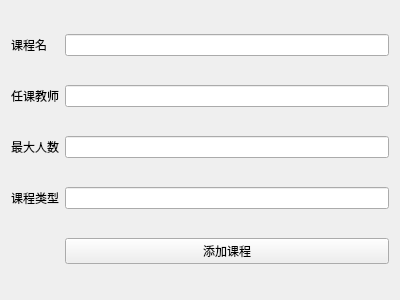
<?xml version="1.0" encoding="UTF-8"?>
<ui version="4.0">
 <class>AddCourseWidgetClass</class>
 <widget class="QWidget" name="AddCourseWidgetClass">
  <property name="geometry">
   <rect>
    <x>0</x>
    <y>0</y>
    <width>400</width>
    <height>300</height>
   </rect>
  </property>
  <property name="windowTitle">
   <string>Form</string>
  </property>
  <layout class="QGridLayout" name="gridLayout">
   <item row="1" column="0">
    <widget class="QLabel" name="label_3">
     <property name="text">
      <string>任课教师</string>
     </property>
     <property name="buddy">
      <cstring>lineEdit_3</cstring>
     </property>
    </widget>
   </item>
   <item row="3" column="1">
    <widget class="QLineEdit" name="lineEdit_5"/>
   </item>
   <item row="4" column="1">
    <widget class="QPushButton" name="pushButton">
     <property name="text">
      <string>添加课程</string>
     </property>
    </widget>
   </item>
   <item row="0" column="0">
    <widget class="QLabel" name="label_2">
     <property name="text">
      <string>课程名</string>
     </property>
     <property name="buddy">
      <cstring>lineEdit_2</cstring>
     </property>
    </widget>
   </item>
   <item row="2" column="0">
    <widget class="QLabel" name="label_4">
     <property name="text">
      <string>最大人数</string>
     </property>
     <property name="buddy">
      <cstring>lineEdit_4</cstring>
     </property>
    </widget>
   </item>
   <item row="1" column="1">
    <widget class="QLineEdit" name="lineEdit_3"/>
   </item>
   <item row="3" column="0">
    <widget class="QLabel" name="label_5">
     <property name="text">
      <string>课程类型</string>
     </property>
     <property name="buddy">
      <cstring>lineEdit_5</cstring>
     </property>
    </widget>
   </item>
   <item row="2" column="1">
    <widget class="QLineEdit" name="lineEdit_4"/>
   </item>
   <item row="0" column="1">
    <widget class="QLineEdit" name="lineEdit_2"/>
   </item>
  </layout>
 </widget>
 <tabstops>
  <tabstop>lineEdit_2</tabstop>
  <tabstop>lineEdit_3</tabstop>
  <tabstop>lineEdit_4</tabstop>
  <tabstop>lineEdit_5</tabstop>
  <tabstop>pushButton</tabstop>
 </tabstops>
 <resources/>
 <connections>
  <connection>
   <sender>pushButton</sender>
   <signal>clicked()</signal>
   <receiver>AddCourseWidgetClass</receiver>
   <slot>AddCourse()</slot>
   <hints>
    <hint type="sourcelabel">
     <x>112</x>
     <y>261</y>
    </hint>
    <hint type="destinationlabel">
     <x>91</x>
     <y>278</y>
    </hint>
   </hints>
  </connection>
 </connections>
 <slots>
  <slot>AddCourse()</slot>
 </slots>
</ui>
